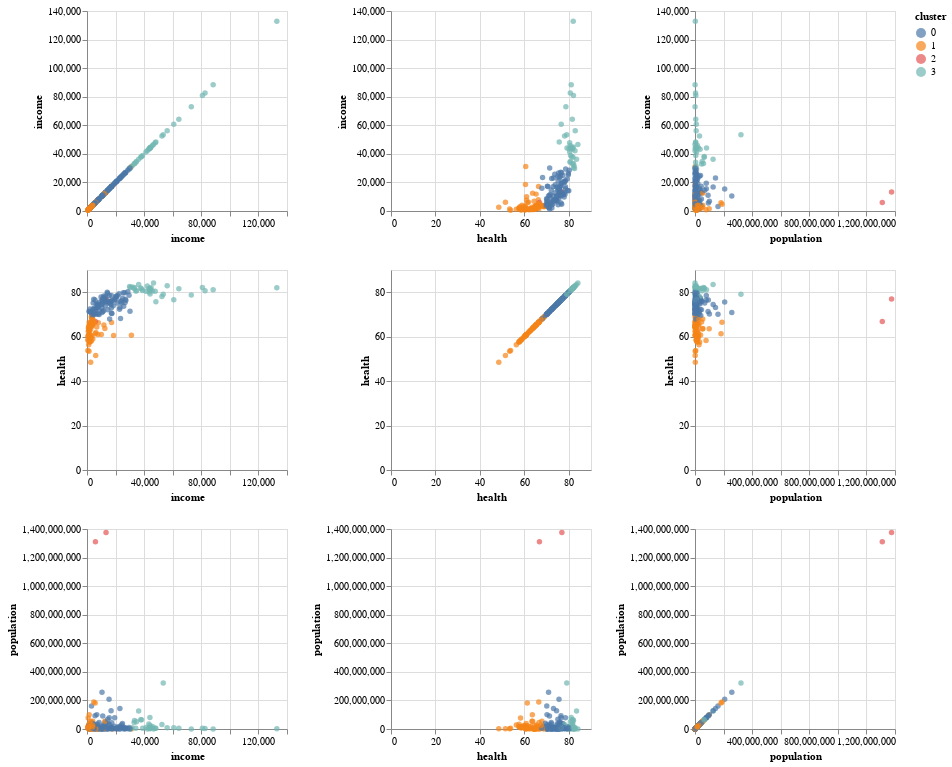

The notebook cell this image was saved under:
### Code cell
alt.Chart(gapminder).mark_circle().encode(
    alt.X(alt.repeat("column"), type='quantitative'),
    alt.Y(alt.repeat("row"), type='quantitative'),
    color="cluster:N",
    tooltip="country"
).properties(
width=200 , 
    height=200
).repeat(
    row=["income","health","population"],
    column=["income","health","population"]
)

### Figure 1 — Vega-Lite specification as saved in the notebook (floating-point values rounded to 4 significant figures; data arrays with more than 128 entries replaced by an {"elided": "..."} marker saying what was removed)
{"$schema": "https://vega.github.io/schema/vega-lite/v3.4.0.json", "config": {"background": "white", "mark": {"tooltip": null}, "view": {"height": 300, "width": 400}}, "datasets": {"data-ac81a2058f0b92f9e269b7041a383582": {"elided": "187 records"}}, "repeat": {"column": ["income", "health", "population"], "row": ["income", "health", "population"]}, "spec": {"data": {"name": "data-ac81a2058f0b92f9e269b7041a383582"}, "encoding": {"color": {"field": "cluster", "type": "nominal"}, "tooltip": {"field": "country", "type": "nominal"}, "x": {"field": {"repeat": "column"}, "type": "quantitative"}, "y": {"field": {"repeat": "row"}, "type": "quantitative"}}, "height": 200, "mark": "circle", "width": 200}}
